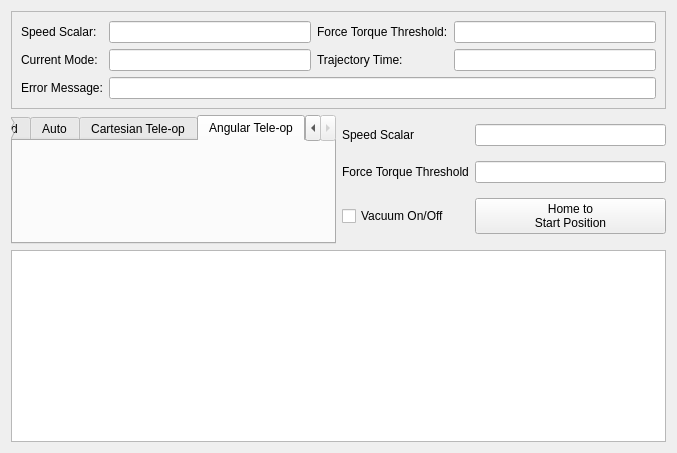
<?xml version="1.0" encoding="UTF-8"?>
<ui version="4.0">
 <class>ExperimentGUI</class>
 <widget class="QWidget" name="ExperimentGUI">
  <property name="geometry">
   <rect>
    <x>0</x>
    <y>0</y>
    <width>677</width>
    <height>453</height>
   </rect>
  </property>
  <property name="windowTitle">
   <string>Form</string>
  </property>
  <layout class="QVBoxLayout" name="verticalLayout_4">
   <item>
    <widget class="QFrame" name="frame">
     <property name="frameShape">
      <enum>QFrame::StyledPanel</enum>
     </property>
     <property name="frameShadow">
      <enum>QFrame::Raised</enum>
     </property>
     <layout class="QGridLayout" name="gridLayout_2">
      <item row="0" column="1">
       <widget class="QLineEdit" name="Speed_scalar_display"/>
      </item>
      <item row="0" column="2">
       <widget class="QLabel" name="label_7">
        <property name="text">
         <string>Force Torque Threshold:</string>
        </property>
       </widget>
      </item>
      <item row="0" column="0">
       <widget class="QLabel" name="label_6">
        <property name="text">
         <string>Speed Scalar:</string>
        </property>
       </widget>
      </item>
      <item row="1" column="3">
       <widget class="QLineEdit" name="Trajectory_time_display"/>
      </item>
      <item row="1" column="2">
       <widget class="QLabel" name="label_9">
        <property name="text">
         <string>Trajectory Time:</string>
        </property>
       </widget>
      </item>
      <item row="1" column="1">
       <widget class="QLineEdit" name="Mode_display"/>
      </item>
      <item row="1" column="0">
       <widget class="QLabel" name="label_8">
        <property name="text">
         <string>Current Mode:</string>
        </property>
       </widget>
      </item>
      <item row="0" column="3">
       <widget class="QLineEdit" name="Ft_threshold_display"/>
      </item>
      <item row="2" column="0">
       <widget class="QLabel" name="label_3">
        <property name="text">
         <string>Error Message:</string>
        </property>
       </widget>
      </item>
      <item row="2" column="1" colspan="3">
       <widget class="QLineEdit" name="Error_msg"/>
      </item>
     </layout>
    </widget>
   </item>
   <item>
    <layout class="QHBoxLayout" name="horizontalLayout_2">
     <item>
      <widget class="QTabWidget" name="tabWidget">
       <property name="currentIndex">
        <number>3</number>
       </property>
       <widget class="QWidget" name="Shared">
        <attribute name="title">
         <string>Shared</string>
        </attribute>
        <layout class="QVBoxLayout" name="verticalLayout_2">
         <item>
          <widget class="QLabel" name="label_4">
           <property name="text">
            <string>Please Use 
Teach Pendant</string>
           </property>
          </widget>
         </item>
        </layout>
       </widget>
       <widget class="QWidget" name="Auto">
        <attribute name="title">
         <string>Auto</string>
        </attribute>
        <layout class="QVBoxLayout" name="verticalLayout">
         <item>
          <widget class="QPushButton" name="Move_to_panel">
           <property name="text">
            <string>Move Above Panel</string>
           </property>
          </widget>
         </item>
         <item>
          <widget class="QPushButton" name="Panel_pickup">
           <property name="text">
            <string>Pick Up Panel</string>
           </property>
          </widget>
         </item>
        </layout>
       </widget>
       <widget class="QWidget" name="Cartesian_teleop">
        <attribute name="title">
         <string>Cartesian Tele-op</string>
        </attribute>
        <layout class="QVBoxLayout" name="verticalLayout_3">
         <item>
          <widget class="QLabel" name="label_5">
           <property name="text">
            <string>Please Use
 Gamepad</string>
           </property>
          </widget>
         </item>
        </layout>
       </widget>
       <widget class="QWidget" name="Angular_teleop">
        <attribute name="title">
         <string>Angular Tele-op</string>
        </attribute>
       </widget>
      </widget>
     </item>
     <item>
      <layout class="QGridLayout" name="gridLayout">
       <item row="3" column="1">
        <widget class="QPushButton" name="Home_button">
         <property name="text">
          <string>Home to 
Start Position</string>
         </property>
        </widget>
       </item>
       <item row="3" column="0">
        <widget class="QCheckBox" name="Vacuum">
         <property name="text">
          <string>Vacuum On/Off</string>
         </property>
        </widget>
       </item>
       <item row="2" column="0">
        <widget class="QLabel" name="label">
         <property name="text">
          <string>Force Torque Threshold</string>
         </property>
        </widget>
       </item>
       <item row="2" column="1">
        <widget class="QLineEdit" name="Ft_threshold"/>
       </item>
       <item row="1" column="0">
        <widget class="QLabel" name="label_2">
         <property name="text">
          <string>Speed Scalar</string>
         </property>
        </widget>
       </item>
       <item row="1" column="1">
        <widget class="QLineEdit" name="Speed_scalar"/>
       </item>
      </layout>
     </item>
    </layout>
   </item>
   <item>
    <layout class="QHBoxLayout" name="horizontalLayout">
     <item>
      <widget class="QListWidget" name="State_info"/>
     </item>
    </layout>
   </item>
  </layout>
 </widget>
 <resources/>
 <connections/>
</ui>
